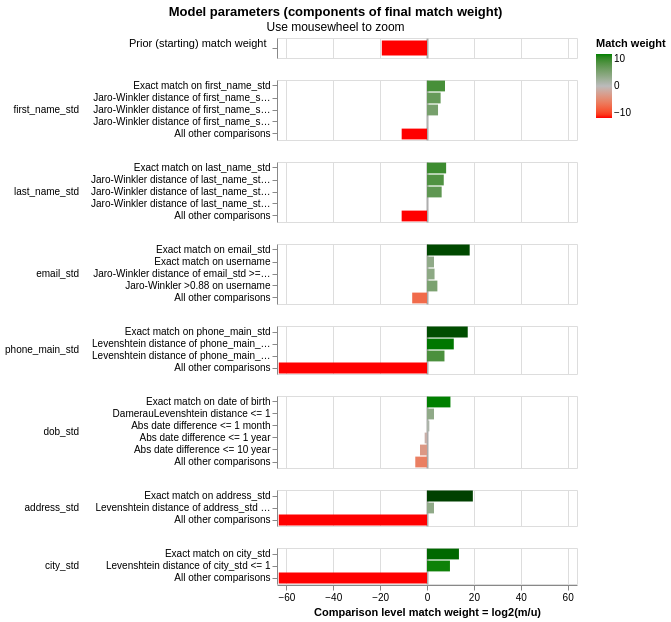

The cell this chart's notebook holds for it:
### Markdown cell above
## 11. Visualisasi

### Code cell
linker.visualisations.match_weights_chart()
